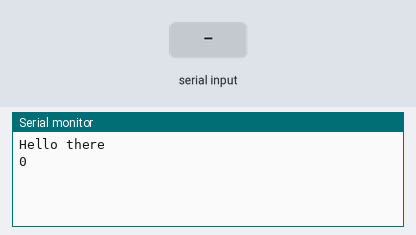
A sketch run on a simulated Arduino Uno, built with avr-gcc and run on an emulated ATmega328P. On the bench: the last lines printed to the serial monitor. The inputs (shaded band) are chosen by the test bench.

Above: at 1.2 s.
1.3 s: "90,45,200\n" received over Serial
At 2.1 s:
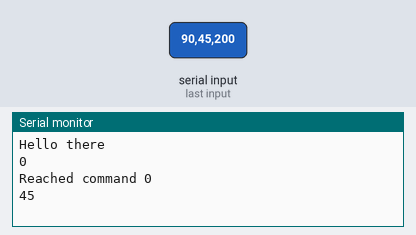
4.3 s: "30,150,10\n" received over Serial
At 5.4 s:
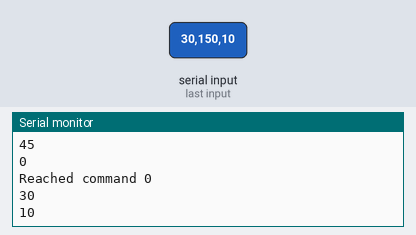
Timing chart, 0 to 7.3 s (numbered marks = the images above; inputs shaded):
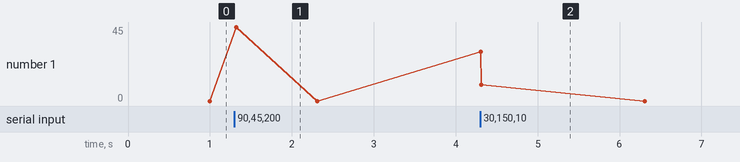

Measured:
- after the input at 1.3 s, the serial monitor: prints a new line at once (image 1)
- after the input at 4.3 s, the serial monitor: prints a new line at once (image 2)

The sketch:

SerialInterface.ino
```cpp
//Interface to set and read pins of an arduino via serial interface

//Variables
int command = 0;
int pinNumber;
int pinState;
int pinValue;
String getInput;

//Settings
#define BAUDRATE 9600

//Setup Serial Connection
//how to take pinmode setting in account?
//-can it be made during setup only?
//or when a pin is used for the first time?

void setup() {
  Serial.begin(BAUDRATE);
  Serial.println("Hello there");
}

//Wait for Message on Serial Connection and act accordingly
void loop() {

  //Get and parse Input
    command = Serial.parseInt();
    Serial.println(command);
    pinNumber = Serial.parseInt();
    if (Serial.read() != '\n') {
      if (Serial.read() == 'v') {
        pinValue = Serial.parseInt();
      }
      if (Serial.read() == 's') {
        pinState = Serial.parseInt();
      }
    }

  //Act accordingly
  if (command == 0) {
    Serial.println("Reached command 0");
    setDigitalPin(pinNumber, pinState);
  }
  if (command == 1) {
    Serial.println("Reached command 1");
    Serial.println(getDigitalPin(pinNumber));
  }
  if (command == 2) {
    Serial.println("Reached command 2");
    setAnalogPin(pinNumber, pinValue);
  }
  if (command == 3) {
    Serial.println("Reached command 3");
    Serial.println(getAnalogPin(pinNumber));
  }
  command = 4;
}

//Setter / Getter for Digital resp. Analog Pins
void setDigitalPin(int pinNr, boolean state) {
  if (state == true) {
    digitalWrite(pinNr, HIGH);
  }
  if (state == false) {
    digitalWrite(pinNr, HIGH);
  }
}

boolean getDigitalPin(int pinNr) {
  boolean tmpState = digitalRead(pinNr);
  if (tmpState = HIGH) {
    return true;
  }
  if (tmpState = LOW) {
    return false;
  }
}

void setAnalogPin(int pinNr, int value) {
  analogWrite(pinNr, value);
}

int getAnalogPin(int pinNr) {
  return analogRead(pinNr);
}
```
